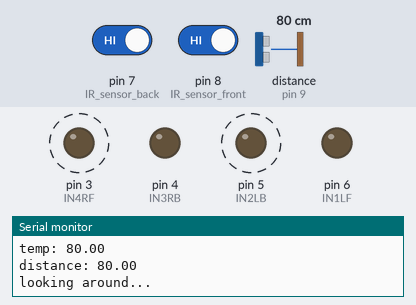
The sketch below on a simulated Arduino Uno, built with avr-gcc and run on an emulated ATmega328P. Shown: output pins drawn as LEDs (lit = HIGH), the last lines printed to the serial monitor. Wiring (inferred from the names in the program): ultrasonic range finder: trigger pin 10; echo pin 9. Dashed ring = blinking. The test bench sets the inputs (shaded band); at power-on: distance to the obstacle (sensor on pin 9) 80 cm, pin 7 (IR_sensor_back) HIGH, pin 8 (IR_sensor_front) HIGH. The echo pulse lasts 58.3 µs per cm; pins used as bus, display or sensor lines are not drawn.

Above: at 3.3 s.
3.4 s: distance to the obstacle (sensor on pin 9) set to 38 cm
6.4 s: distance to the obstacle (sensor on pin 9) set to 32 cm
At 7.1 s:
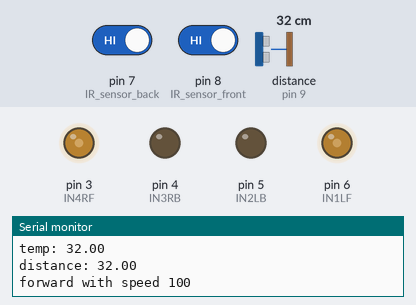
7.9 s: pin 7 (IR_sensor_back) driven LOW
At 8.7 s:
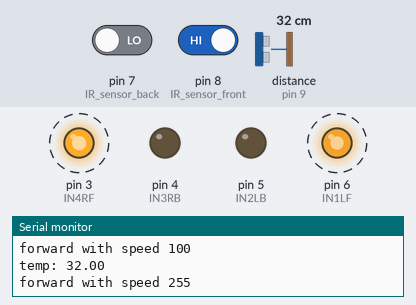
10.9 s: pin 8 (IR_sensor_front) driven LOW
At 12.2 s:
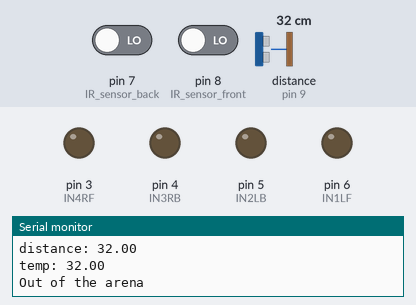
Timing chart, 0 to 13.9 s (numbered marks = the images above; inputs shaded):
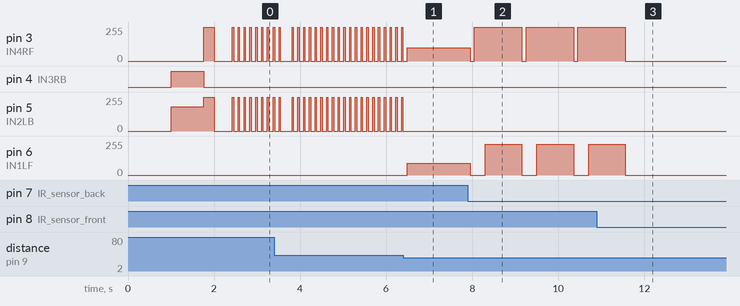

Measured:
- the behaviour switches between 36 and 35 cm on distance to the obstacle (sensor on pin 9) (found by bisection; images 0 and 1)
- after the input at 6.4 s, pin 5 (IN2LB): stops changing and stays 0/255; pin 6 (IN1LF): 0/255 → 90/255 after 0.09 s
- after the input at 7.9 s, pin 3 (IN4RF): alternates 255/255 for 1.1 s and 0/255 for 0.10 s, starting after 0.05 s; pin 6 (IN1LF): alternates 229/255 for 0.85 s and 0/255 for 0.35 s, starting after 0.05 s
- after the input at 10.9 s, pin 3 (IN4RF), pin 6 (IN1LF): goes on until 11.6 s, then stays 0/255

The sketch:

omusV2.ino
```cpp
#define TRIG_PIN 10
#define ECHO_PIN 9
#define IR_sensor_front 8  // front sensor
#define IR_sensor_back 7   // rear senson

const int IN1LF = 6;
const int IN2LB = 5;
const int IN3RB = 4;
const int IN4RF = 3;

int count = 10;

float duration, distance, temp;
bool compensate = true;
const float fflf = 0.9;   // frictionFactorLeftForward
const float ffrf = 1;     // frictionFactorRightForward
const float fflb = 0.72;  // frictionFactorLeftBackward
const float ffrb = 1;     // frictionFactorRightBackward

void setup() {
  Serial.begin(9600);
  pinMode(TRIG_PIN, OUTPUT);
  pinMode(ECHO_PIN, INPUT);
  temp = getDistance();
  delay(1000);  // as per sumo compat roles if has to be 5000
  backward(255);
  delay(700);
  turnAround();
}

void loop() {
  int IR_front = digitalRead(IR_sensor_front);
  int IR_back = digitalRead(IR_sensor_back);

  if (IR_back == 0 && IR_front == 0) {
    Serial.println("Out of the arena");
    stop(10000);
    // break;
  } else if (IR_front == 0) {
    stop(100);
    backward(255);
    delay(800);
    rotateRight(255);
    delay(200);
  } else if (IR_back == 0) {
    stop(100);
    rotateLeft(255);
    delay(200);
    forward(255);
    delay(800);
  }

  distance = getDistance();

  Serial.print("distance: ");
  Serial.println(distance);

  if (IR_front != 0 && IR_back != 0 && count < 0) {
    if (distance > 35) {
      Serial.println("looking around...");
      shortSpin();
    } else if (distance < 15) {
      if (compensate) compensateSpin();
      forward(255);
      compensate = false;
    } else {
      forward(100);
      compensate = true;
    }
  }

  Serial.print("temp: ");
  Serial.println(temp);

  if (abs(distance - temp) < 2 || distance > 100) {
    count--;
  } else count = 5;

  temp = distance;
}

float getDistance() {
  // Write a pulse to the HC-SR04 Trigger Pin
  digitalWrite(TRIG_PIN, LOW);
  delayMicroseconds(2);
  digitalWrite(TRIG_PIN, HIGH);
  delayMicroseconds(10);
  digitalWrite(TRIG_PIN, LOW);

  // Measure the response from the HC-SR04 Echo Pin
  float dur = pulseIn(ECHO_PIN, HIGH);

  // Determine distance from duration
  // Using 343 metres per second as speed of sound
  int dist = round((dur / 2) * 0.0343);
  return dist;
}

void forward(int speed) {
  Serial.print("forward with speed ");
  Serial.println(speed);
  analogWrite(IN1LF, speed * fflf);
  analogWrite(IN2LB, 0);
  analogWrite(IN3RB, 0);
  analogWrite(IN4RF, speed * ffrf);
  delay(50);
}

void backward(int speed) {  //gets rotated to the right side
  analogWrite(IN1LF, 0);
  analogWrite(IN2LB, speed * fflb);
  analogWrite(IN3RB, speed * ffrb);
  analogWrite(IN4RF, 0);
  delay(50);
}

void rotateLeft(int speed) {
  analogWrite(IN1LF, 0);
  analogWrite(IN2LB, 0);
  analogWrite(IN3RB, 0);
  analogWrite(IN4RF, speed);
  delay(50);
}

void rotateRight(int speed) {
  analogWrite(IN1LF, speed);
  analogWrite(IN2LB, 0);
  analogWrite(IN3RB, 0);
  analogWrite(IN4RF, 0);
  delay(50);
}

void spin(int speed) {
  analogWrite(IN1LF, 0);
  analogWrite(IN2LB, speed);
  analogWrite(IN3RB, 0);
  analogWrite(IN4RF, speed);
}

void compensateSpin() {
  analogWrite(IN1LF, 255);
  analogWrite(IN2LB, 0);
  analogWrite(IN3RB, 255);
  analogWrite(IN4RF, 0);
  delay(15);
}

void stop(int duration) {
  analogWrite(IN1LF, 0);
  analogWrite(IN2LB, 0);
  analogWrite(IN3RB, 0);
  analogWrite(IN4RF, 0);
  delay(duration);
}

void turnAround() {
  spin(255);
  delay(250);
  stop(100);
}

void thirtyDegreeSpin() {
  spin(255);
  delay(95);
  stop(100);
}

void shortSpin() {
  spin(255);
  delay(30);
  stop(100);
}
```
